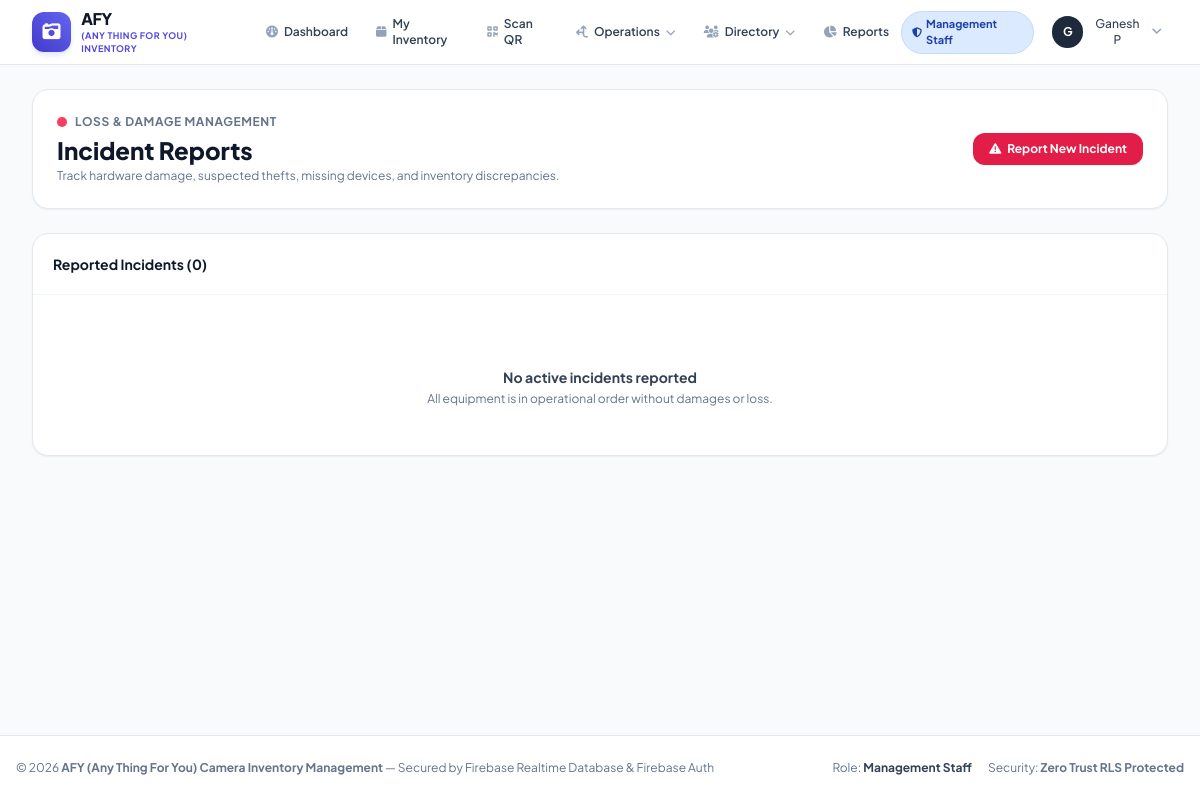
Screenshot of /incidents/ (signed in) with the database file from the repository.
### inventory/models.py (models this page shows, shortened)
class User(AbstractUser):
    ROLE_CHOICES = [
        ('ADMIN', 'Admin'),
        ('MANAGEMENT', 'Management Staff'),
        ('POSTMAN', 'Postman / Field Collector'),
    ]
    REQUESTED_ROLE_CHOICES = [
        ('MANAGEMENT', 'Management Staff'),
        ('POSTMAN', 'Postman / Field Collector'),
    ]
    APPROVAL_CHOICES = [
        ('PENDING', 'Pending Approval'),
        ('APPROVED', 'Approved'),
        ('REJECTED', 'Rejected'),
        ('DEACTIVATED', 'Deactivated'),
    ]
    role = models.CharField(max_length=20, choices=ROLE_CHOICES, default='POSTMAN')
    requested_role = models.CharField(max_length=20, choices=REQUESTED_ROLE_CHOICES, default='POSTMAN')
    approval_status = models.CharField(max_length=20, choices=APPROVAL_CHOICES, default='APPROVED', db_index=True)
    is_profile_completed = models.BooleanField(default=True)
    email_verified = models.BooleanField(default=True)
    firebase_uid = models.CharField(max_length=128, blank=True, null=True, unique=True, db_index=True)
    profile_photo = models.ImageField(upload_to='profiles/', blank=True, null=True)
    phone = models.CharField(max_length=20, blank=True, default='', validators=[validate_indian_mobile])
    email = models.EmailField(blank=True, validators=[validate_email_address])
    address = models.TextField(blank=True, default='')
    work_location = models.CharField(max_length=255, blank=True, default='')
    work_latitude = models.DecimalField(max_digits=9, decimal_places=6, null=True, blank=True)
    work_longitude = models.DecimalField(max_digits=9, decimal_places=6, null=True, blank=True)
    approved_at = models.DateTimeField(null=True, blank=True)
    approved_by = models.ForeignKey('self', on_delete=models.SET_NULL, null=True, blank=True, related_name='approved_users')
    custom_fields = models.JSONField(default=dict, blank=True)
    class Meta:
        ordering = ['username']
    @property
    def is_admin(self):
        return self.role == 'ADMIN' or self.is_superuser
    @property
    def is_management(self):
        return self.role == 'MANAGEMENT'
    @property
    def is_approved(self):
        return self.is_admin or self.approval_status == 'APPROVED'
    @property
    def is_pending(self):
        return not self.is_admin and self.approval_status == 'PENDING'
    @property
    def display_name(self):
        name = f"{self.first_name} {self.last_name}".strip()
        return name if name else self.username

### inventory/views.py (the view)
# urls.py: path('incidents/', views.incident_list_view, name='incident_list'),
@login_required
def incident_list_view(request):
    incidents = Incident.objects.select_related('device', 'reporter').all()
    return render(request, 'inventory/incident_list.html', {'incidents': incidents})

### inventory/context_processors.py (called while the page is built)
def global_context(request):
    pending_approvals_count = 0
    if hasattr(request, 'user') and request.user.is_authenticated and getattr(request.user, 'is_admin', False):
        try:
            pending_approvals_count = User.objects.filter(is_active=False).count()
        except Exception:
            pass
    return {
        'APP_NAME': getattr(settings, 'APP_NAME', 'AFY (Any Thing For You) Camera Inventory Management'),
        'APP_SHORT_NAME': getattr(settings, 'APP_SHORT_NAME', 'AFY Camera Inventory'),
        'GOOGLE_MAPS_API_KEY': getattr(settings, 'GOOGLE_MAPS_API_KEY', ''),
        'FIREBASE_WEB_CONFIG': getattr(settings, 'FIREBASE_WEB_CONFIG', {}),
        'FIREBASE_PROJECT_ID': getattr(settings, 'FIREBASE_PROJECT_ID', 'afy-camera-inventory'),
        'pending_approvals_count': pending_approvals_count,
    }

### inventory/templates/inventory/incident_list.html (shortened to what this page needs)
{% extends 'inventory/base.html' %}
{% block content %}
<div class="space-y-6">
    <div class="flex flex-col sm:flex-row items-start sm:items-center justify-between gap-4 bg-white p-6 rounded-2xl border border-slate-200 shadow-sm">
        <div>
            <div class="flex items-center space-x-2">
                <span class="w-2.5 h-2.5 rounded-full bg-rose-500"></span>
                <span class="text-xs font-bold uppercase tracking-wider text-slate-500">Loss & Damage Management</span>
            </div>
            <h1 class="text-xl sm:text-2xl font-extrabold text-slate-900 mt-1">Incident Reports</h1>
            <p class="text-xs text-slate-500 mt-0.5">Track hardware damage, suspected thefts, missing devices, and inventory discrepancies.</p>
        </div>
        <a href="{% url 'incident_report' %}" class="px-4 py-2 bg-rose-600 hover:bg-rose-700 text-white text-xs font-bold rounded-xl transition flex items-center space-x-1.5 shadow-sm">
            <i class="fa-solid fa-triangle-exclamation text-xs"></i>
            <span>Report New Incident</span>
        </a>
    </div>
    <div class="bg-white rounded-2xl border border-slate-200 shadow-sm overflow-hidden">
        <div class="p-5 border-b border-slate-100 flex items-center justify-between">
            <h2 class="text-sm font-bold text-slate-900">Reported Incidents ({{ incidents.count }})</h2>
        </div>
        <div class="divide-y divide-slate-100">
            {% for inc in incidents %}
            <div class="p-5 flex flex-col sm:flex-row items-start sm:items-center justify-between gap-4 hover:bg-slate-50/60 transition">
                <div class="space-y-1.5 text-xs">
                    <div class="flex items-center space-x-2">
                        <span class="font-bold text-slate-900 font-mono text-sm">Incident #{{ inc.id }}</span>
                        <span class="px-2 py-0.5 rounded-full text-[10px] font-bold uppercase
                            {% if inc.incident_type == 'DAMAGE' %}bg-rose-100 text-rose-800
                            {% elif inc.incident_type == 'LOSS' %}bg-red-100 text-red-800
                            {% else %}bg-amber-100 text-amber-800{% endif %}">
                            {{ inc.get_incident_type_display }}
                        </span>
                        <span class="px-2 py-0.5 rounded-full text-[10px] font-bold
                            {% if inc.status == 'RESOLVED' %}bg-emerald-100 text-emerald-800
                            {% else %}bg-amber-100 text-amber-800{% endif %}">
                            {{ inc.get_status_display }}
                        </span>
                    </div>
                    <p class="text-slate-700">
                        Device:
                        <a href="{% url 'device_detail' inc.device.id %}" class="font-bold text-indigo-600 hover:underline">
                            {{ inc.device.asset_id }} &mdash; {{ inc.device.brand_and_model }}
                        </a>
                    </p>
                    <p class="text-slate-500">
                        Reported by: <strong>{{ inc.reporter.display_name }}</strong> on {{ inc.timestamp|date:"M d, Y - H:i" }}
                    </p>
                    <p class="text-slate-700 bg-slate-50 p-2.5 rounded-xl border border-slate-200/60">
                        "{{ inc.notes }}"
                    </p>
                    {% if inc.resolution_notes %}
                    <p class="text-emerald-800 bg-emerald-50 p-2 rounded-lg border border-emerald-200/60">
                        <strong>Resolution:</strong> {{ inc.resolution_notes }}
                    </p>
                    {% endif %}
                </div>
                {% if inc.status != 'RESOLVED' %}
                <a href="{% url 'incident_resolve' inc.id %}" class="px-3.5 py-2 bg-slate-100 hover:bg-emerald-50 hover:text-emerald-700 border border-slate-200 rounded-xl text-xs font-bold transition flex items-center space-x-1.5 self-end sm:self-center">
                    <i class="fa-solid fa-check"></i>
                    <span>Resolve / Investigate</span>
                </a>
                {% endif %}
            </div>
            {% empty %}
            <div class="p-12 text-center text-slate-400">
                <h3 class="text-sm font-bold text-slate-700">No active incidents reported</h3>
                <p class="text-xs text-slate-500 mt-1">All equipment is in operational order without damages or loss.</p>
            </div>
            {% endfor %}
        </div>
    </div>
</div>
{% endblock %}

### inventory/templates/inventory/base.html (shortened to what this page needs)
<!DOCTYPE html>
<html lang="en">
<head>
    <script src="https://cdn.tailwindcss.com"></script>
    <link rel="stylesheet" href="https://cdnjs.cloudflare.com/ajax/libs/font-awesome/6.5.1/css/all.min.css">
</head>
<body class="bg-slate-50 text-slate-900 min-h-screen flex flex-col antialiased pb-20 md:pb-0">
    <nav class="bg-white border-b border-slate-200 sticky top-0 z-40 no-print">
        <div class="max-w-7xl mx-auto px-4 sm:px-6 lg:px-8">
            <div class="flex justify-between h-16">
                <div class="flex items-center space-x-3">
                    <a href="{% url 'dashboard' %}" class="flex items-center space-x-2.5">
                        <div class="w-10 h-10 rounded-xl bg-gradient-to-tr from-indigo-700 to-indigo-500 flex items-center justify-center text-white shadow-md shadow-indigo-100">
                            <i class="fa-solid fa-camera-retro text-lg"></i>
                        </div>
                        <div>
                            <span class="text-base font-extrabold tracking-tight text-slate-900 block leading-tight">AFY</span>
                            <span class="text-[9px] font-bold uppercase tracking-wider text-indigo-600 block">(Any Thing For You) Inventory</span>
                        </div>
                    </a>
                    {% if user.is_authenticated %}
                    <div class="hidden lg:flex items-center space-x-1 ml-6">
                        <a href="{% url 'dashboard' %}" class="px-3 py-2 rounded-lg text-xs font-semibold text-slate-700 hover:text-indigo-600 hover:bg-slate-50 transition flex items-center space-x-1.5">
                            <i class="fa-solid fa-gauge text-slate-400"></i>
                            <span>Dashboard</span>
                        </a>
                        <a href="{% url 'my_inventory' %}" class="px-3 py-2 rounded-lg text-xs font-semibold text-slate-700 hover:text-indigo-600 hover:bg-slate-50 transition flex items-center space-x-1.5">
                            <i class="fa-solid fa-box text-slate-400"></i>
                            <span>My Inventory</span>
                        </a>
                        <a href="{% url 'qr_scanner' %}" class="px-3 py-2 rounded-lg text-xs font-semibold text-slate-700 hover:text-indigo-600 hover:bg-slate-50 transition flex items-center space-x-1.5">
                            <i class="fa-solid fa-qrcode text-slate-400"></i>
                            <span>Scan QR</span>
                        </a>
                        <div class="relative group">
                            <button class="px-3 py-2 rounded-lg text-xs font-semibold text-slate-700 hover:text-indigo-600 hover:bg-slate-50 transition flex items-center space-x-1.5">
                                <i class="fa-solid fa-arrows-split-up-and-left text-slate-400"></i>
                                <span>Operations</span>
                                <i class="fa-solid fa-chevron-down text-[10px] text-slate-400"></i>
                            </button>
                        </div>
                        <div class="relative group">
                            <button class="px-3 py-2 rounded-lg text-xs font-semibold text-slate-700 hover:text-indigo-600 hover:bg-slate-50 transition flex items-center space-x-1.5">
                                <i class="fa-solid fa-users-gear text-slate-400"></i>
                                <span>Directory</span>
                                <i class="fa-solid fa-chevron-down text-[10px] text-slate-400"></i>
                            </button>
                        </div>
                        <a href="{% url 'reports' %}" class="px-3 py-2 rounded-lg text-xs font-semibold text-slate-700 hover:text-indigo-600 hover:bg-slate-50 transition flex items-center space-x-1.5">
                            <i class="fa-solid fa-chart-pie text-slate-400"></i>
                            <span>Reports</span>
                        </a>
                    </div>
                    {% endif %}
                </div>
                <div class="flex items-center space-x-3">
                    {% if user.is_authenticated %}
                    <span class="inline-flex items-center px-2.5 py-1 rounded-full text-[11px] font-bold
                        {% if user.is_admin %}bg-purple-100 text-purple-800 border border-purple-200
                        {% elif user.is_management %}bg-blue-100 text-blue-800 border border-blue-200
                        {% else %}bg-emerald-100 text-emerald-800 border border-emerald-200{% endif %}">
                        <i class="fa-solid {% if user.is_admin %}fa-crown{% elif user.is_management %}fa-shield-halved{% else %}fa-person-walking-luggage{% endif %} mr-1 text-[10px]"></i>
                        {{ user.get_role_display }}
                    </span>
                    <div class="relative group">
                        <button class="flex items-center space-x-2 p-1.5 rounded-lg hover:bg-slate-100 transition">
                            {% if user.profile_photo %}
                            <img src="{{ user.profile_photo.url }}" alt="{{ user.display_name }}" class="w-8 h-8 rounded-full object-cover border border-slate-300">
                            {% else %}
                            <div class="w-8 h-8 rounded-full bg-slate-800 text-white font-bold text-xs flex items-center justify-center">
                                {{ user.username|slice:":1"|upper }}
                            </div>
                            {% endif %}
                            <span class="text-xs font-medium text-slate-700 hidden sm:inline">{{ user.display_name }}</span>
                            <i class="fa-solid fa-angle-down text-slate-400 text-xs"></i>
                        </button>
                    </div>
                    {% else %}
                    <a href="{% url 'login' %}" class="px-4 py-2 bg-indigo-600 text-white rounded-lg text-xs font-bold hover:bg-indigo-700 transition">
                        Sign In
                    </a>
                    {% endif %}
                </div>
            </div>
        </div>
    </nav>
    <main class="flex-grow max-w-7xl mx-auto px-4 sm:px-6 lg:px-8 py-6 w-full">
        {% block content %}{% endblock %}
    </main>
    <footer class="bg-white border-t border-slate-200 py-6 mt-12 no-print">
        <div class="max-w-7xl mx-auto px-4 text-center text-xs text-slate-500 flex flex-col sm:flex-row justify-between items-center gap-2">
            <span>&copy; 2026 <strong>{{ APP_NAME }}</strong> &mdash; Secured by Firebase Realtime Database & Firebase Auth</span>
            <div class="flex items-center space-x-4">
                <span>Role: <strong class="text-slate-700">{{ user.get_role_display|default:'Guest' }}</strong></span>
                <span>Security: <strong>Zero Trust RLS Protected</strong></span>
            </div>
        </div>
    </footer>
</body>
</html>

### inventory/templates/inventory/base.html (style rules this page uses)
body { font-family: 'Plus Jakarta Sans', sans-serif; -webkit-tap-highlight-color: transparent; }

### rows the page displays
User: role "Management Staff", username "G", display_name "Ganesh P"

### other values shown
{{ incidents.count }} "0"
{{ APP_NAME }} "AFY (Any Thing For You) Camera Inventory Management"
